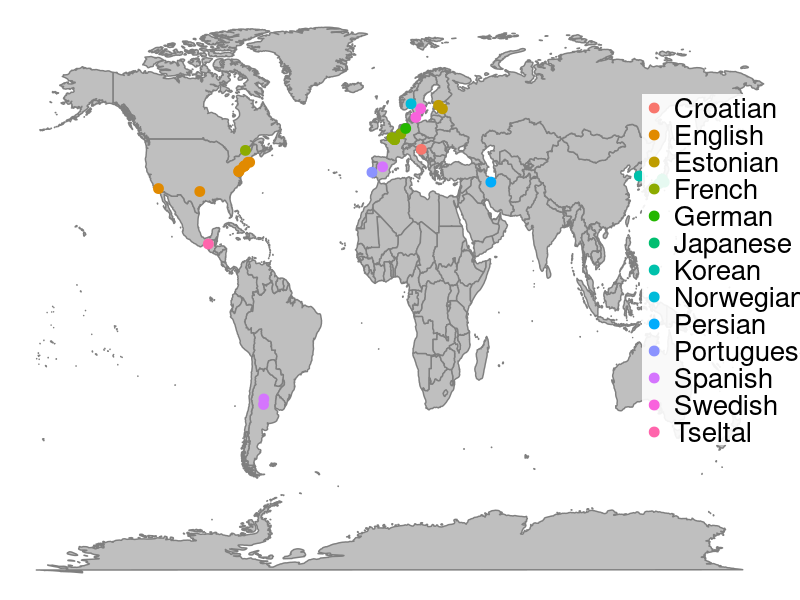

Write the R code that produced this figure.
library("kableExtra")
library("tidyverse")
library("cowplot")
library("repr")

# ---- load data

language_labels <- read_csv("data/language_labels.csv") %>%
  rename(language = Language)

geo_dat <- read_csv("data/langs_and_countries.csv") %>%
  right_join(language_labels, by = "language")

# ---- visualize

options(repr.plot.width=11.7, repr.plot.height=6.2)

geo_dat <- geo_dat %>%
    mutate(
      #      lang_fam_abbrv = recode(Language_Family,
      #                              `Indo-European` = "I-E",
      #                              `Uralic` = "U",
      #                              `Japonic` = "J",
      #                              `Koreanic` = "K",
      #                              `Sino-Tibetan` = "S-T"),
           Language_label = Language_name,
           Language_label = paste0(Language_label)) #," (",lang_fam_abbrv,")"))

mp <- NULL

mapWorld <- borders("world",
                    # colour = "white",
                    colour="gray50", # with white background
                    fill="gray75") # create a layer of borders

mp <- ggplot(data=geo_dat) + mapWorld

mp <- mp +
      geom_point(aes(longitude, latitude, color = Language_label), size=3) +
      # theme_black() +
      theme_void() +
      theme(text = element_text(size=16),
            #plot.background = element_rect(fill = "black"),
            legend.title = element_blank(),
            legend.position = c(0.91, 0.55),
            legend.background = element_rect(fill=alpha("white",0.90),
                                             size=0, linetype="dotted",
                                             colour = "white"),
            legend.text=element_text(size=20,colour="black"))
            
ggsave("figures/geo_dat.pdf", width = 11.7, height = 6.2,dpi = 1200, scale = 1.2)
